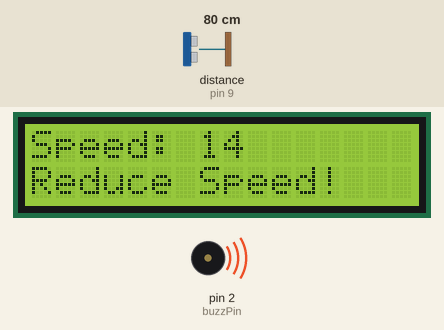
The sketch below on a simulated Arduino Uno, built with avr-gcc and run on an emulated ATmega328P. Shown: 16×2 character LCD, buzzer (waves = sounding, pin HIGH). Wiring (inferred from the names in the program): ultrasonic range finder: trigger pin 10; echo pin 9. Inputs (shaded band) come from the test bench; at power-on: distance to the obstacle (sensor on pin 9) 80 cm. The echo pulse lasts 58.3 µs per cm; pins used as bus, display or sensor lines are not drawn; what the sketch prints to the serial monitor is not drawn.

Above: at 0.13 s.
At 1.29 s:
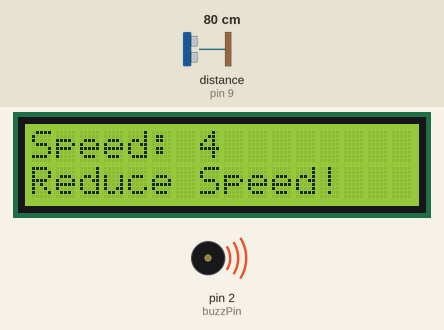
1.3 s: distance to the obstacle (sensor on pin 9) set to 99 cm
At 2.07 s:
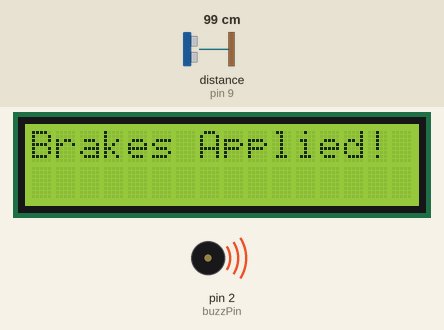
3.2 s: distance to the obstacle (sensor on pin 9) set to 106 cm
Timing chart, 0 to 10.7 s (numbered marks = the images above; inputs shaded):
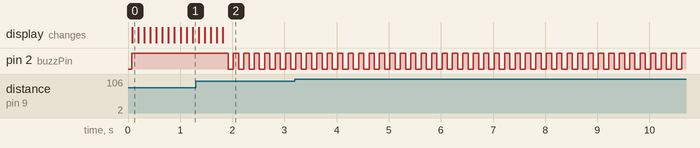

The sketch:

copy_of_obstacle_detection_amp_alarm_1.ino
```cpp
#include <LiquidCrystal.h>
LiquidCrystal lcd(12, 11, 6, 5, 4, 3);

const int trigPin = 10;
const int echoPin = 9;
const int buzzPin = 2;
int speed = 15;

void setup() {
  Serial.begin(9600);
  lcd.begin(16, 2);
  lcd.print("ObstacleDetector");
  pinMode(trigPin, OUTPUT); // trig pin will have pulses output
  pinMode(echoPin, INPUT);  // echo pin should be input to get pulse width
  pinMode(buzzPin, OUTPUT); // buzz pin is output to control buzzing
}

void loop() {
  int duration, distance;

  // Output pulse with 1ms width on trigPin
  digitalWrite(trigPin, HIGH);
  delayMicroseconds(10);
  digitalWrite(trigPin, LOW);

  // Measure the pulse input in echo pin
  duration = pulseIn(echoPin, HIGH);

  // Distance is half the duration divided by 29.1 (from datasheet)
  distance = (duration / 2) / 29.1;

  lcd.clear();
  lcd.print("Obstacle Dist:");
  lcd.setCursor(0, 1);
  lcd.print(distance);
  lcd.print(" m");
  Serial.print("Obstacle Distance: ");
  Serial.print(distance);
  Serial.println("m");

  if ((distance <= 20 && distance > 0) || speed<=0) {
    // Immediate brake application
    lcd.clear();
    lcd.print("Brakes Applied!");
    Serial.println("Brakes Applied!");
    speed = 0; // Stop the vehicle

    // Continuous buzz for warning
    while (true) {
      digitalWrite(buzzPin, HIGH);
      delay(100);
      digitalWrite(buzzPin, LOW);
      delay(100);
    }
  } else if (distance > 10 && distance <= 100) {
    // Warning zone: Reduce speed gradually and buzz
    digitalWrite(buzzPin, HIGH);
    speed = max(speed - 1, 0); // Decrease speed but keep it >= 0
    Serial.print("Speed Reduced: ");
    Serial.print(speed);
    Serial.println(" km/h");

    lcd.clear();
    lcd.print("Speed: ");
    lcd.print(speed);
    lcd.setCursor(0, 1);
    lcd.print("Reduce Speed!");
  } else {
    // Safe zone: Increase speed gradually
    digitalWrite(buzzPin, LOW);
    speed = min(speed + 1, 90);
    if(speed>=90){
      Serial.println("speed is too high");
    }else{
      Serial.print("Speed: ");
      Serial.print(speed);
      Serial.println(" km/h");
    }


    lcd.clear();
    lcd.print("Speed: ");
    lcd.print(speed);
    lcd.setCursor(0, 1);
    lcd.print("Safe to Drive");
  }

  delay(100); // Delay for sensor stability
}
```

Measured:
- by itself, pin 2 (buzzPin): alternates HIGH for 0.10 s and LOW for 0.10 s
